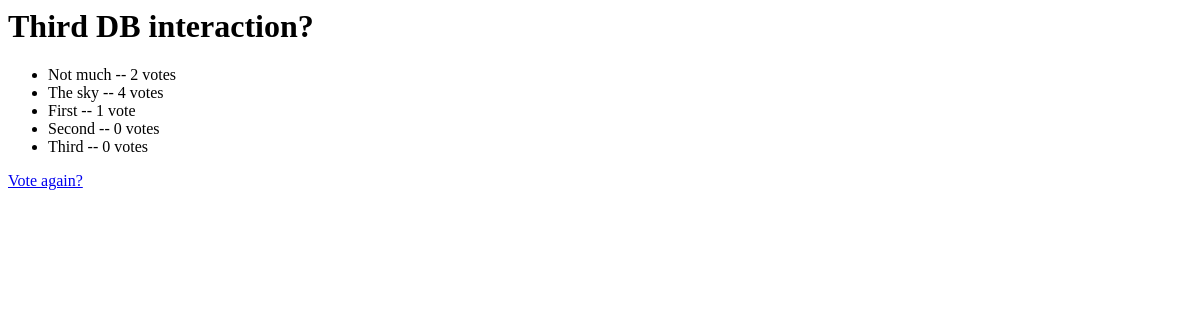
/polls/3/results/, run on an earlier commit of the app's database.
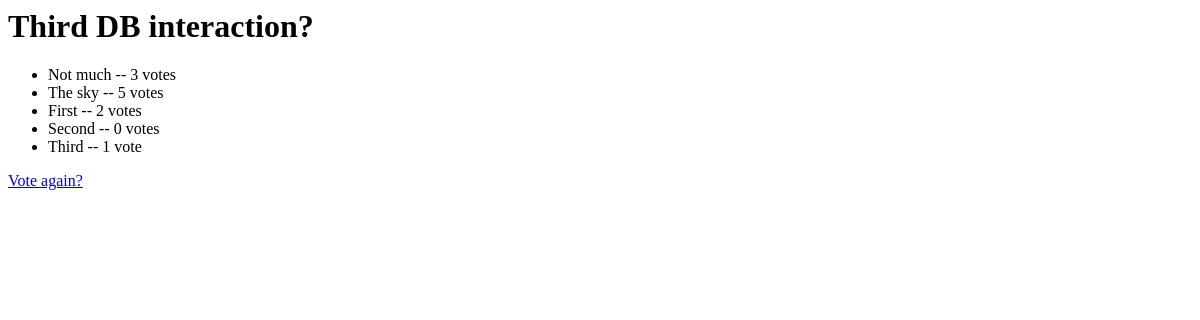
And on a later commit of the database.
### polls/models.py (models this page shows, shortened)
class Question(models.Model):
    question_text = models.CharField(max_length=200)
    pub_date = models.DateTimeField('date published')

class Choice(models.Model):
    question = models.ForeignKey(Question)
    choice_text = models.CharField(max_length=200)
    votes = models.IntegerField(default=0)

### polls/views.py (the view)
# urls.py: url(r'^(?P<pk>\d+)/results/$', views.ResultsView.as_view(), name='results'),
class ResultsView(generic.DetailView):
    model = Question
    template_name = 'polls/result.html'

### polls/templates/polls/result.html
<HTML>
<body>
<h1>{{ question.question_text }}</h1>
<ul>
{% for choice in question.choice_set.all %}
    <li>{{ choice.choice_text }} -- {{ choice.votes }} vote{{ choice.votes|pluralize }}</li>
{% endfor %}
</ul>
<a href="{% url 'polls:detail' question.id %}">Vote again?</a>
</body>
</HTML>

What changed in the data, as far as the page shows it:
changed Choice "Not much": votes "2" → "3"
changed Choice "The sky": votes "4" → "5"
changed Choice "First": votes "1" → "2"
changed Choice "Third": votes "0" → "1"
